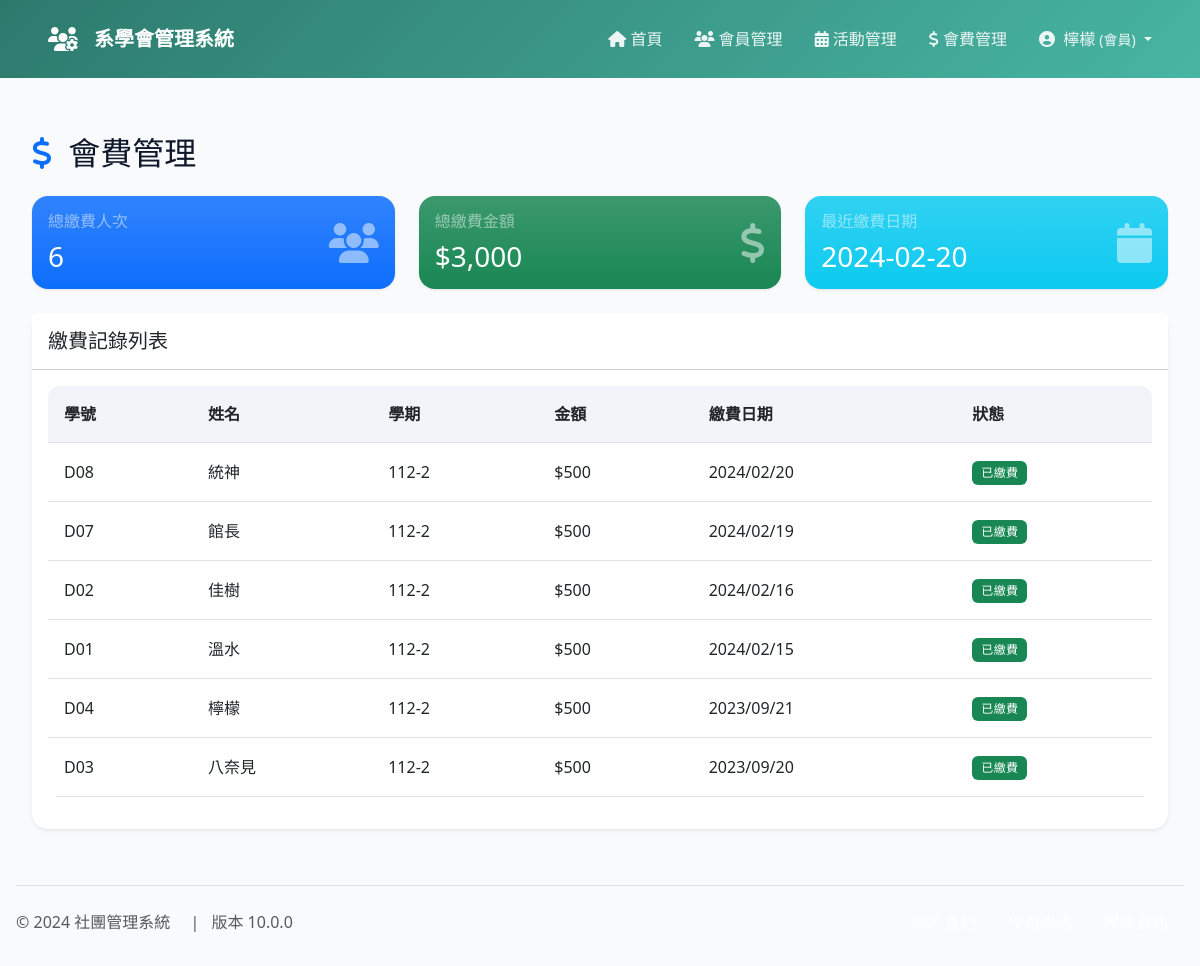
The app's page /public/payments/fees.php (signed in) with its own data.
### tables this page shows
CREATE TABLE fee_payments (
    id INT PRIMARY KEY AUTO_INCREMENT,
    member_id INT NOT NULL,
    semester VARCHAR(10) NOT NULL,
    amount DECIMAL(10,2) NOT NULL,
    payment_date DATE NOT NULL,
    payment_type ENUM('cash', 'transfer') NOT NULL,
    notes TEXT,
    status ENUM('paid', 'pending', 'cancelled') DEFAULT 'pending',
    created_at TIMESTAMP DEFAULT CURRENT_TIMESTAMP,
    updated_at TIMESTAMP DEFAULT CURRENT_TIMESTAMP ON UPDATE CURRENT_TIMESTAMP,
    FOREIGN KEY (member_id) REFERENCES members(id) ON DELETE CASCADE,
    INDEX idx_semester (semester),
    INDEX idx_payment_date (payment_date),
    INDEX idx_status (status)
);

CREATE TABLE members (
    id INT PRIMARY KEY AUTO_INCREMENT,
    student_id VARCHAR(10) UNIQUE NOT NULL,
    name VARCHAR(50) NOT NULL,
    department VARCHAR(50) NOT NULL,
    class VARCHAR(20) NOT NULL,
    email VARCHAR(100),
    phone VARCHAR(20),
    entry_date DATE NOT NULL,
    role ENUM('admin', 'member') DEFAULT 'member',
    password VARCHAR(32) NOT NULL,
    created_at TIMESTAMP DEFAULT CURRENT_TIMESTAMP,
    updated_at TIMESTAMP DEFAULT CURRENT_TIMESTAMP ON UPDATE CURRENT_TIMESTAMP,
    INDEX idx_student_id (student_id),
    INDEX idx_department_class (department, class)
);

### public/payments/fees.php (the view, shortened to what this page needs)
<?php
require_once '../../includes/header.php';
require_once '../../config/database.php';
$stmt = $conn->query("
    SELECT fp.*, m.student_id, m.name
    FROM fee_payments fp
    JOIN members m ON fp.member_id = m.id
    ORDER BY fp.payment_date DESC
");
$payments = $stmt->fetchAll();
$totalPayments = count($payments);
$totalAmount = array_sum(array_column($payments, 'amount'));
$latestPayment = !empty($payments) ? $payments[0]['payment_date'] : '無';
?>
<div class="container mt-4">
    <div class="d-flex justify-content-between align-items-center mb-4">
        <h2 class="mb-0">
            <i class="fas fa-dollar-sign text-primary me-2"></i>
            <span>會費管理</span>
        </h2>
    </div>
    <div class="row mb-4">
        <div class="col-md-4">
            <div class="card bg-primary bg-gradient text-white h-100">
                <div class="card-body">
                    <div class="d-flex justify-content-between align-items-center">
                        <div>
                            <h6 class="text-white-50">總繳費人次</h6>
                            <h3 class="mb-0"><?php echo number_format($totalPayments); ?></h3>
                        </div>
                        <div class="fs-1 opacity-50">
                            <i class="fas fa-users"></i>
                        </div>
                    </div>
                </div>
            </div>
        </div>
        <div class="col-md-4">
            <div class="card bg-success bg-gradient text-white h-100">
                <div class="card-body">
                    <div class="d-flex justify-content-between align-items-center">
                        <div>
                            <h6 class="text-white-50">總繳費金額</h6>
                            <h3 class="mb-0">$<?php echo number_format($totalAmount); ?></h3>
                        </div>
                        <div class="fs-1 opacity-50">
                            <i class="fas fa-dollar-sign"></i>
                        </div>
                    </div>
                </div>
            </div>
        </div>
        <div class="col-md-4">
            <div class="card bg-info bg-gradient text-white h-100">
                <div class="card-body">
                    <div class="d-flex justify-content-between align-items-center">
                        <div>
                            <h6 class="text-white-50">最近繳費日期</h6>
                            <h3 class="mb-0"><?php echo $latestPayment; ?></h3>
                        </div>
                        <div class="fs-1 opacity-50">
                            <i class="fas fa-calendar"></i>
                        </div>
                    </div>
                </div>
            </div>
        </div>
    </div>
    <div class="card shadow-sm">
        <div class="card-header bg-white py-3">
            <h5 class="mb-0">繳費記錄列表</h5>
        </div>
        <div class="card-body">
            <div class="table-responsive">
                <table class="table table-hover align-middle">
                    <thead class="bg-light">
                        <tr>
                            <th class="py-3">學號</th>
                            <th class="py-3">姓名</th>
                            <th class="py-3">學期</th>
                            <th class="py-3">金額</th>
                            <th class="py-3">繳費日期</th>
                            <th class="py-3">狀態</th>
                        </tr>
                    </thead>
                    <tbody>
                        <?php if (empty($payments)): ?>
                        <tr>
                            <td colspan="<?php echo ($_SESSION['role'] === 'admin') ? '7' : '6'; ?>" class="text-center py-4 text-muted">
                                <i class="fas fa-inbox fa-3x mb-3 d-block"></i>
                                目前沒有繳費記錄
                            </td>
                        </tr>
                        <?php else: ?>
                            <?php foreach ($payments as $payment): ?>
                            <tr>
                                <td><?php echo htmlspecialchars($payment['student_id']); ?></td>
                                <td><?php echo htmlspecialchars($payment['name']); ?></td>
                                <td><?php echo htmlspecialchars($payment['semester']); ?></td>
                                <td>$<?php echo number_format($payment['amount']); ?></td>
                                <td><?php echo date('Y/m/d', strtotime($payment['payment_date'])); ?></td>
                                <td>
                                    <span class="badge bg-<?php echo $payment['status'] == 'paid' ? 'success' : 'warning'; ?>">
                                        <?php echo $payment['status'] == 'paid' ? '已繳費' : '未繳費'; ?>
                                    </span>
                                </td>
                            </tr>
                            <?php endforeach; ?>
                        <?php endif; ?>
                    </tbody>
                </table>
            </div>
        </div>
    </div>
</div>
<?php require_once '../../includes/footer.php'; ?>

### includes/header.php (style rules this page uses)
:root { --primary-color: #2D7A6D; --secondary-color: #48B5A3; --bg-color: #f8fafc; --text-color: #0f172a; }
body { background-color: var(--bg-color); color: var(--text-color); font-family: system-ui, -apple-system, 'Segoe UI', sans-serif; min-height: 100vh; display: flex; flex-direction: column; }
.container { max-width: 1200px; margin: 0 auto; padding: 0 1rem; }
.card { border: none; border-radius: 1rem; box-shadow: 0 1px 3px 0 rgba(0, 0, 0, 0.1); transition: all 0.2s ease; }
.table { border-radius: 0.75rem; overflow: hidden; }
.table thead th { background-color: #f1f5f9; font-weight: 600; padding: 1rem; white-space: nowrap; }
.table td { padding: 1rem; vertical-align: middle; }
.badge { padding: 0.5em 0.75em; font-weight: 500; letter-spacing: 0.025em; border-radius: 0.375rem; }

### records on screen
fee_payments: payment_date "2024-02-20", member.student_id "D08", member.name "統神", semester "112-2", amount "500", payment_date "2024/02/20", status "已繳費"
fee_payments: member.student_id "D07", member.name "館長", semester "112-2", amount "500", payment_date "2024/02/19", status "已繳費"
fee_payments: member.student_id "D02", member.name "佳樹", semester "112-2", amount "500", payment_date "2024/02/16", status "已繳費"
fee_payments: member.student_id "D01", member.name "溫水", semester "112-2", amount "500", payment_date "2024/02/15", status "已繳費"
fee_payments: member.student_id "D04", member.name "檸檬", semester "112-2", amount "500", payment_date "2023/09/21", status "已繳費"
fee_payments: member.student_id "D03", member.name "八奈見", semester "112-2", amount "500", payment_date "2023/09/20", status "已繳費"

### other values on screen
$displayName "檸檬"
$role "會員"
$totalPayments "6"
$totalAmount "3,000"
